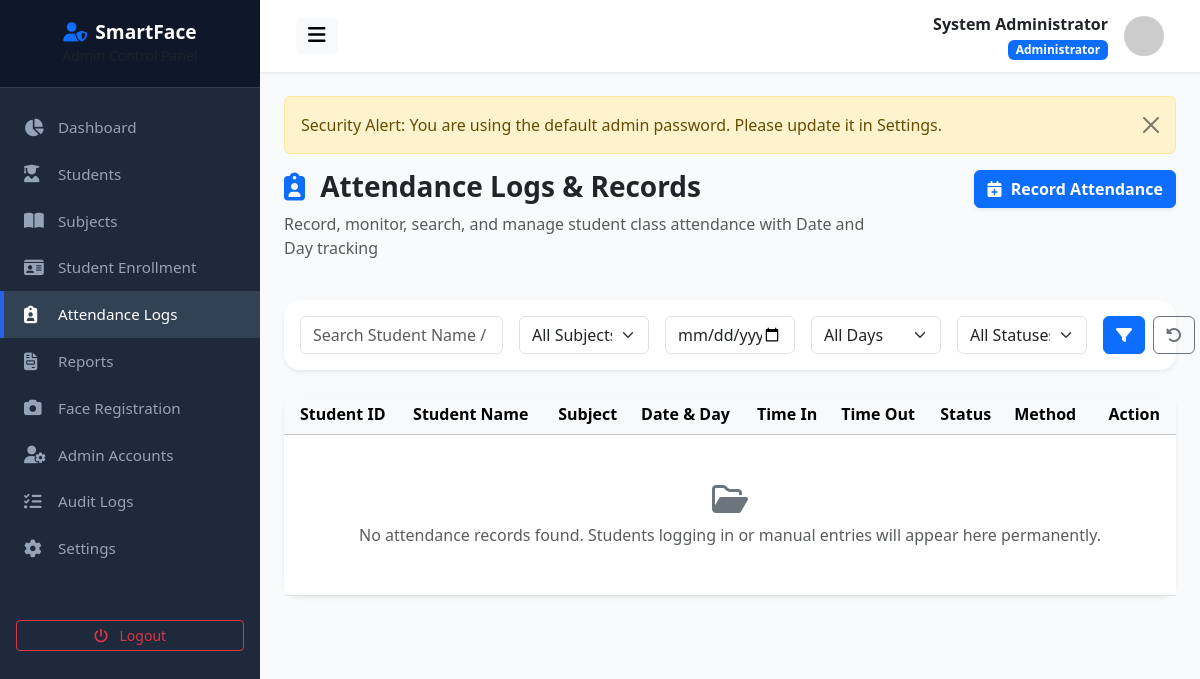
The app's page /attendance.php (signed in), older data.
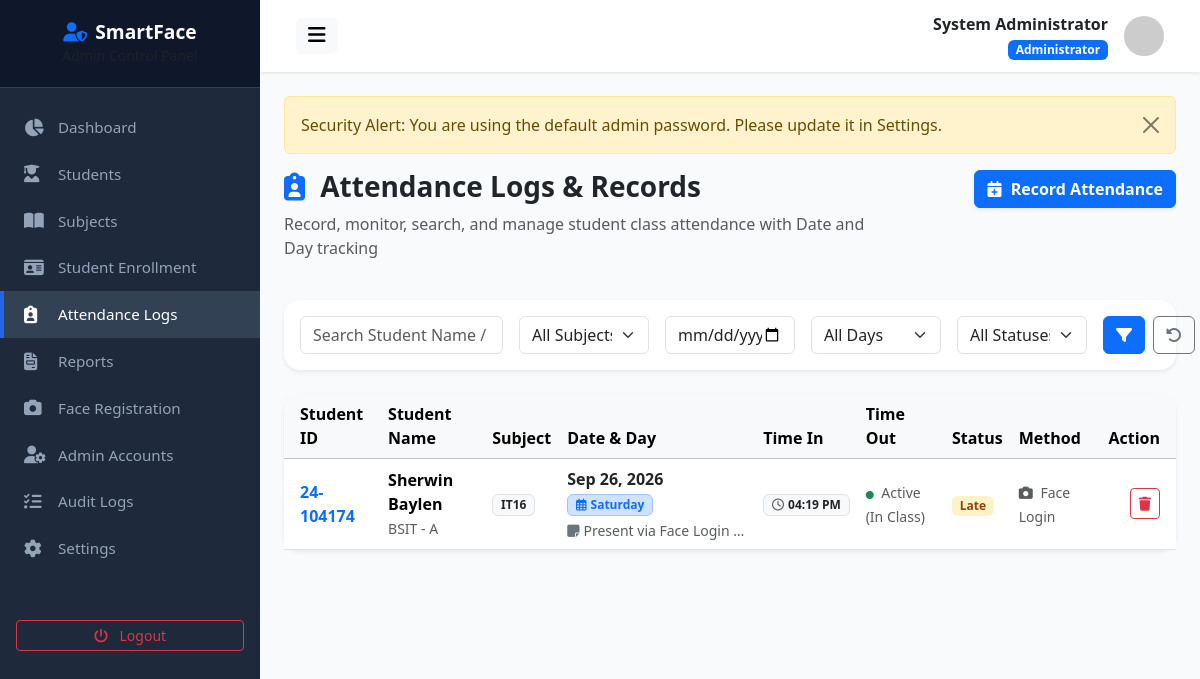
The same page, newer data.
### tables this page shows
CREATE TABLE `users` (
  `id` int(11) NOT NULL AUTO_INCREMENT,
  `student_id` varchar(50) DEFAULT NULL,
  `first_name` varchar(100) NOT NULL,
  `middle_name` varchar(100) DEFAULT NULL,
  `last_name` varchar(100) NOT NULL,
  `email` varchar(150) NOT NULL,
  `username` varchar(100) NOT NULL,
  `password` varchar(255) NOT NULL,
  `role` enum('admin','student') NOT NULL DEFAULT 'student',
  `course` varchar(100) DEFAULT NULL,
  `year_level` varchar(20) DEFAULT NULL,
  `section` varchar(50) DEFAULT NULL,
  `contact_number` varchar(30) DEFAULT NULL,
  `profile_picture` varchar(255) DEFAULT 'default_avatar.png',
  `face_registered` tinyint(1) DEFAULT 0,
  `must_change_password` tinyint(1) DEFAULT 0,
  `status` enum('active','inactive') NOT NULL DEFAULT 'active',
  `created_at` datetime DEFAULT current_timestamp(),
  `updated_at` datetime DEFAULT current_timestamp() ON UPDATE current_timestamp(),
  PRIMARY KEY (`id`),
  UNIQUE KEY `email` (`email`),
  UNIQUE KEY `username` (`username`)
);

CREATE TABLE `attendance` (
  `id` int(11) NOT NULL AUTO_INCREMENT,
  `student_id` int(11) NOT NULL,
  `subject_id` int(11) NOT NULL,
  `attendance_date` date NOT NULL,
  `time_in` time NOT NULL,
  `time_out` time DEFAULT NULL,
  `signout_status` enum('none','pending','approved','rejected') NOT NULL DEFAULT 'none',
  `signout_reason` varchar(255) DEFAULT NULL,
  `status` enum('Present','Late','Absent','Excused','Incomplete') NOT NULL DEFAULT 'Present',
  `verification_method` varchar(50) DEFAULT 'Face Recognition',
  `remarks` text DEFAULT NULL,
  `created_at` datetime DEFAULT current_timestamp(),
  `updated_at` datetime DEFAULT current_timestamp() ON UPDATE current_timestamp(),
  PRIMARY KEY (`id`),
  UNIQUE KEY `unique_student_subject_date` (`student_id`,`subject_id`,`attendance_date`),
  KEY `subject_id` (`subject_id`),
  CONSTRAINT `attendance_ibfk_1` FOREIGN KEY (`student_id`) REFERENCES `students` (`id`) ON DELETE CASCADE,
  CONSTRAINT `attendance_ibfk_2` FOREIGN KEY (`subject_id`) REFERENCES `subjects` (`id`) ON DELETE CASCADE
);

CREATE TABLE `subjects` (
  `id` int(11) NOT NULL AUTO_INCREMENT,
  `subject_code` varchar(30) NOT NULL,
  `subject_name` varchar(150) NOT NULL,
  `description` text DEFAULT NULL,
  `instructor` varchar(150) NOT NULL,
  `room` varchar(50) NOT NULL,
  `day` varchar(50) NOT NULL,
  `start_time` time NOT NULL,
  `end_time` time NOT NULL,
  `semester` varchar(20) NOT NULL DEFAULT '1st Semester',
  `school_year` varchar(30) NOT NULL DEFAULT '2026-2027',
  `status` enum('active','inactive') DEFAULT 'active',
  `created_at` datetime DEFAULT current_timestamp(),
  PRIMARY KEY (`id`),
  UNIQUE KEY `subject_code` (`subject_code`)
);

### config/config.php (called while the page is built, shortened)
<?php
function baseUrl($path = '') {
    $scriptName = $_SERVER['SCRIPT_NAME'] ?? '';
    $dir = str_replace('\\', '/', dirname($scriptName));
    $base = preg_replace('#/(admin|student|auth|api)(/.*)?$#i', '', $dir);
    if ($base === '/' || $base === '\\') {
        $base = '';
    }
    return rtrim($base, '/') . '/' . ltrim($path, '/');
}
?>

### attendance.php (the view, shortened to what the rows shown need)
<?php
include __DIR__ . '/header.php';
$sql = "SELECT a.*,
               u.student_id as stu_code, u.first_name, u.last_name, u.course, u.section,
               s.subject_code, s.subject_name
        FROM attendance a
        JOIN students st ON a.student_id = st.id
        JOIN users u ON st.user_id = u.id
        JOIN subjects s ON a.subject_id = s.id
        WHERE 1=1";
$params = [];
$sql .= " ORDER BY a.attendance_date DESC, a.time_in DESC";
$stmt = $db->prepare($sql);
$stmt->execute($params);
$attendanceLogs = $stmt->fetchAll();
?>
<div class="card border-0 shadow-sm rounded-4">
    <div class="card-body p-0">
        <div class="table-responsive">
            <table class="table table-hover align-middle mb-0">
                <thead class="table-light">
                    <tr>
                        <th class="ps-3">Student ID</th>
                        <th>Student Name</th>
                        <th>Subject</th>
                        <th>Date & Day</th>
                        <th>Time In</th>
                        <th>Time Out</th>
                        <th>Status</th>
                        <th>Method</th>
                        <th class="text-end pe-3">Action</th>
                    </tr>
                </thead>
                <tbody>
                    <?php if (empty($attendanceLogs)): ?>
                        <tr><td colspan="9" class="text-center py-5 text-muted">
                            <i class="fa-regular fa-folder-open fa-2x mb-2 text-secondary d-block"></i>
                            No attendance records found. Students logging in or manual entries will appear here permanently.
                        </td></tr>
                    <?php else: ?>
                        <?php foreach ($attendanceLogs as $log): ?>
                            <tr>
                                <td class="ps-3 fw-bold text-primary"><?= htmlspecialchars($log['stu_code']) ?></td>
                                <td>
                                    <div class="fw-semibold"><?= htmlspecialchars($log['first_name'] . ' ' . $log['last_name']) ?></div>
                                    <small class="text-muted"><?= htmlspecialchars($log['course']) ?> - <?= htmlspecialchars($log['section']) ?></small>
                                </td>
                                <td><span class="badge bg-light text-dark border"><?= htmlspecialchars($log['subject_code']) ?></span></td>
                                <td>
                                    <div class="fw-bold text-dark"><?= date('M d, Y', strtotime($log['attendance_date'])) ?></div>
                                    <span class="badge bg-primary-subtle text-primary border border-primary-subtle fw-semibold">
                                        <i class="fa-regular fa-calendar-days me-1"></i><?= date('l', strtotime($log['attendance_date'])) ?>
                                    </span>
                                    <?php if (!empty($log['remarks'])): ?>
                                        <div class="small text-muted text-truncate mt-1" style="max-width: 180px;" title="<?= htmlspecialchars($log['remarks']) ?>">
                                            <i class="fa-solid fa-note-sticky me-1 text-secondary"></i><?= htmlspecialchars($log['remarks']) ?>
                                        </div>
                                    <?php endif; ?>
                                </td>
                                <td><span class="badge bg-light text-dark border"><i class="fa-regular fa-clock me-1 text-muted"></i><?= date('h:i A', strtotime($log['time_in'])) ?></span></td>
                                <td>
                                    <?php if ($log['signout_status'] === 'pending'): ?>
                                        <div class="fw-bold text-dark"><?= date('h:i A', strtotime($log['time_out'])) ?></div>
                                        <span class="badge bg-warning text-dark"><i class="fa-solid fa-hourglass-half me-1"></i> Pending Approval</span>
                                    <?php elseif ($log['signout_status'] === 'approved'): ?>
                                        <div class="fw-semibold text-dark"><?= date('h:i A', strtotime($log['time_out'])) ?></div>
                                        <span class="badge bg-success-subtle text-success border border-success"><i class="fa-solid fa-check me-1"></i> Approved</span>
                                    <?php elseif ($log['signout_status'] === 'rejected'): ?>
                                        <span class="badge bg-danger-subtle text-danger border border-danger"><i class="fa-solid fa-ban me-1"></i> Sign-Out Rejected</span>
                                    <?php elseif ($log['time_out']): ?>
                                        <?= date('h:i A', strtotime($log['time_out'])) ?>
                                    <?php else: ?>
                                        <span class="text-muted small"><i class="fa-solid fa-circle text-success me-1" style="font-size: 8px;"></i> Active (In Class)</span>
                                    <?php endif; ?>
                                </td>
                                <td>
                                    <span class="badge <?= $log['status'] === 'Present' ? 'badge-present' : ($log['status'] === 'Late' ? 'badge-late' : 'badge-absent') ?>">
                                        <?= htmlspecialchars($log['status']) ?>
                                    </span>
                                </td>
                                <td><small class="text-muted"><i class="fa-solid fa-camera me-1"></i> <?= htmlspecialchars($log['verification_method']) ?></small></td>
                                <td class="text-end pe-3">
                                    <div class="btn-group">
                                        <a href="?delete_id=<?= $log['id'] ?>" class="btn btn-sm btn-outline-danger" onclick="return confirm('Delete this attendance record?')" title="Delete Record">
                                            <i class="fa-solid fa-trash"></i>
                                        </a>
                                    </div>
                                </td>
                            </tr>
                        <?php endforeach; ?>
                    <?php endif; ?>
                </tbody>
            </table>
        </div>
    </div>
</div>
<?php include __DIR__ . '/footer.php'; ?>

### header.php (shortened to what the rows shown need)
<?php
require_once __DIR__ . '/../config/config.php';
$db = getDB();
$stmt = $db->prepare("SELECT * FROM users WHERE id = ?");
$stmt->execute([$_SESSION['user_id']]);
$adminUser = $stmt->fetch();
?>
<!DOCTYPE html>
<html lang="en">
<head>
    <link href="https://cdn.jsdelivr.net/npm/bootstrap@5.3.2/dist/css/bootstrap.min.css" rel="stylesheet">
    <link href="https://cdnjs.cloudflare.com/ajax/libs/font-awesome/6.4.0/css/all.min.css" rel="stylesheet">
    <link href="<?= baseUrl('assets/css/style.css') ?>" rel="stylesheet">
</head>
<body>
<div class="wrapper">
    <div id="content">
        <nav class="navbar navbar-expand-lg top-navbar">
            <div class="container-fluid">
                <div class="d-flex align-items-center ms-auto">
                    <div class="me-3 text-end d-none d-md-block">
                        <div class="fw-bold text-dark"><?= htmlspecialchars($adminUser['first_name'] . ' ' . $adminUser['last_name']) ?></div>
                        <small class="badge bg-primary">Administrator</small>
                    </div>
                </div>
            </div>
        </nav>
        <div class="main-content">

Row changes from the older to the newer data that the page shows:
added attendance: users.student_id "24-104174", users.first_name+last_name "Sherwin Baylen", users.course "BSIT", users.section "A", subject.subject_code "IT16", attendance_date "Sep 26, 2026", attendance_date "Saturday", remarks "Present via Face Login…", time_in "04:19 PM", signout_status "none" (drawn), status "Late", verification_method "Face Login"
Text that changed along with them:
text no longer shown: "No attendance records found. Students logging in or manual entries will appear here permanently."
